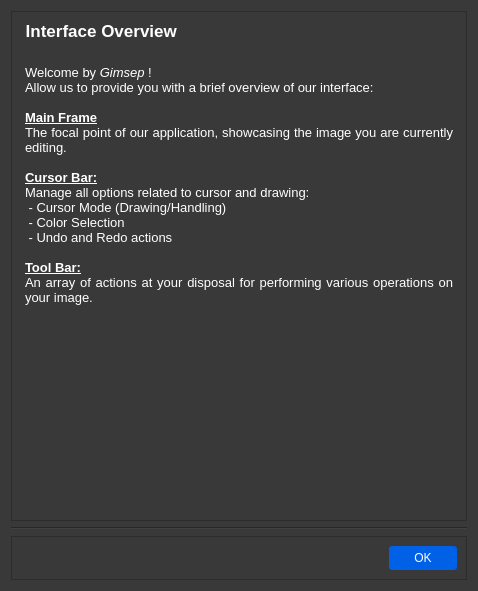
<?xml version="1.0" encoding="UTF-8"?>
<ui version="4.0">
 <class>HelpDialog</class>
 <widget class="QDialog" name="HelpDialog">
  <property name="geometry">
   <rect>
    <x>0</x>
    <y>0</y>
    <width>478</width>
    <height>591</height>
   </rect>
  </property>
  <property name="windowTitle">
   <string>Help Dialog</string>
  </property>
  <property name="windowIcon">
   <iconset resource="../../res.qrc">
    <normaloff>:/images/ressources/vgath-logo.png</normaloff>:/images/ressources/vgath-logo.png</iconset>
  </property>
  <property name="styleSheet">
   <string notr="true">background-color: rgb(57,57, 57);</string>
  </property>
  <layout class="QVBoxLayout" name="verticalLayout">
   <item>
    <widget class="QFrame" name="frame">
     <property name="frameShape">
      <enum>QFrame::StyledPanel</enum>
     </property>
     <property name="frameShadow">
      <enum>QFrame::Raised</enum>
     </property>
     <layout class="QVBoxLayout" name="verticalLayout_2">
      <item>
       <widget class="QLabel" name="label">
        <property name="styleSheet">
         <string notr="true">color: white;
font-size: 17px;
font-weight:bold;
</string>
        </property>
        <property name="text">
         <string> Interface Overview</string>
        </property>
       </widget>
      </item>
      <item>
       <widget class="QTextBrowser" name="textBrowser">
        <property name="styleSheet">
         <string notr="true">border: none;</string>
        </property>
        <property name="html">
         <string>&lt;!DOCTYPE HTML PUBLIC &quot;-//W3C//DTD HTML 4.0//EN&quot; &quot;http://www.w3.org/TR/REC-html40/strict.dtd&quot;&gt;
&lt;html&gt;&lt;head&gt;&lt;meta name=&quot;qrichtext&quot; content=&quot;1&quot; /&gt;&lt;meta charset=&quot;utf-8&quot; /&gt;&lt;style type=&quot;text/css&quot;&gt;
p, li { white-space: pre-wrap; }
hr { height: 1px; border-width: 0; }
li.unchecked::marker { content: &quot;\2610&quot;; }
li.checked::marker { content: &quot;\2612&quot;; }
&lt;/style&gt;&lt;/head&gt;&lt;body style=&quot; font-family:'Segoe UI'; font-size:9pt; font-weight:400; font-style:normal;&quot;&gt;
&lt;p align=&quot;justify&quot; style=&quot;-qt-paragraph-type:empty; margin-top:0px; margin-bottom:0px; margin-left:0px; margin-right:0px; -qt-block-indent:0; text-indent:0px;&quot;&gt;&lt;br /&gt;&lt;/p&gt;
&lt;p align=&quot;justify&quot; style=&quot; margin-top:0px; margin-bottom:0px; margin-left:0px; margin-right:0px; -qt-block-indent:0; text-indent:0px;&quot;&gt;&lt;span style=&quot; font-size:10pt; color:#ffffff;&quot;&gt;Welcome by &lt;/span&gt;&lt;span style=&quot; font-size:10pt; font-style:italic; color:#ffffff;&quot;&gt;Gimsep&lt;/span&gt;&lt;span style=&quot; font-size:10pt; color:#ffffff;&quot;&gt; !&lt;/span&gt;&lt;/p&gt;
&lt;p align=&quot;justify&quot; style=&quot; margin-top:0px; margin-bottom:0px; margin-left:0px; margin-right:0px; -qt-block-indent:0; text-indent:0px;&quot;&gt;&lt;span style=&quot; font-size:10pt; color:#ffffff;&quot;&gt;Allow us to provide you with a brief overview of our interface: &lt;/span&gt;&lt;/p&gt;
&lt;p align=&quot;justify&quot; style=&quot;-qt-paragraph-type:empty; margin-top:0px; margin-bottom:0px; margin-left:0px; margin-right:0px; -qt-block-indent:0; text-indent:0px; font-size:10pt; color:#ffffff;&quot;&gt;&lt;br /&gt;&lt;/p&gt;
&lt;p align=&quot;justify&quot; style=&quot; margin-top:0px; margin-bottom:0px; margin-left:0px; margin-right:0px; -qt-block-indent:0; text-indent:0px;&quot;&gt;&lt;span style=&quot; font-size:10pt; font-weight:700; text-decoration: underline; color:#ffffff;&quot;&gt;Main Frame&lt;/span&gt;&lt;/p&gt;
&lt;p align=&quot;justify&quot; style=&quot; margin-top:0px; margin-bottom:0px; margin-left:0px; margin-right:0px; -qt-block-indent:0; text-indent:0px;&quot;&gt;&lt;span style=&quot; font-size:10pt; color:#ffffff;&quot;&gt;The focal point of our application, showcasing the image you are currently editing.&lt;/span&gt;&lt;/p&gt;
&lt;p align=&quot;justify&quot; style=&quot;-qt-paragraph-type:empty; margin-top:0px; margin-bottom:0px; margin-left:0px; margin-right:0px; -qt-block-indent:0; text-indent:0px; font-size:10pt; color:#ffffff;&quot;&gt;&lt;br /&gt;&lt;/p&gt;
&lt;p align=&quot;justify&quot; style=&quot; margin-top:0px; margin-bottom:0px; margin-left:0px; margin-right:0px; -qt-block-indent:0; text-indent:0px;&quot;&gt;&lt;span style=&quot; font-size:10pt; font-weight:700; text-decoration: underline; color:#ffffff;&quot;&gt;Cursor Bar:&lt;/span&gt;&lt;/p&gt;
&lt;p align=&quot;justify&quot; style=&quot; margin-top:0px; margin-bottom:0px; margin-left:0px; margin-right:0px; -qt-block-indent:0; text-indent:0px;&quot;&gt;&lt;span style=&quot; font-size:10pt; color:#ffffff;&quot;&gt;Manage all options related to cursor and drawing:  &lt;/span&gt;&lt;/p&gt;
&lt;p align=&quot;justify&quot; style=&quot; margin-top:0px; margin-bottom:0px; margin-left:0px; margin-right:0px; -qt-block-indent:0; text-indent:0px;&quot;&gt;&lt;span style=&quot; font-size:10pt; color:#ffffff;&quot;&gt; - Cursor Mode (Drawing/Handling)&lt;/span&gt;&lt;/p&gt;
&lt;p align=&quot;justify&quot; style=&quot; margin-top:0px; margin-bottom:0px; margin-left:0px; margin-right:0px; -qt-block-indent:0; text-indent:0px;&quot;&gt;&lt;span style=&quot; font-size:10pt; color:#ffffff;&quot;&gt; - Color Selection&lt;/span&gt;&lt;/p&gt;
&lt;p align=&quot;justify&quot; style=&quot; margin-top:0px; margin-bottom:0px; margin-left:0px; margin-right:0px; -qt-block-indent:0; text-indent:0px;&quot;&gt;&lt;span style=&quot; font-size:10pt; color:#ffffff;&quot;&gt; - Undo and Redo actions&lt;/span&gt;&lt;/p&gt;
&lt;p align=&quot;justify&quot; style=&quot;-qt-paragraph-type:empty; margin-top:0px; margin-bottom:0px; margin-left:0px; margin-right:0px; -qt-block-indent:0; text-indent:0px; font-size:10pt; color:#ffffff;&quot;&gt;&lt;br /&gt;&lt;/p&gt;
&lt;p align=&quot;justify&quot; style=&quot; margin-top:0px; margin-bottom:0px; margin-left:0px; margin-right:0px; -qt-block-indent:0; text-indent:0px;&quot;&gt;&lt;span style=&quot; font-size:10pt; font-weight:700; text-decoration: underline; color:#ffffff;&quot;&gt;Tool Bar:&lt;/span&gt;&lt;/p&gt;
&lt;p align=&quot;justify&quot; style=&quot; margin-top:0px; margin-bottom:0px; margin-left:0px; margin-right:0px; -qt-block-indent:0; text-indent:0px;&quot;&gt;&lt;span style=&quot; font-size:10pt; color:#ffffff;&quot;&gt;An array of actions at your disposal for performing various operations on your image.&lt;/span&gt;&lt;/p&gt;
&lt;p align=&quot;justify&quot; style=&quot;-qt-paragraph-type:empty; margin-top:0px; margin-bottom:0px; margin-left:0px; margin-right:0px; -qt-block-indent:0; text-indent:0px; color:#ffffff;&quot;&gt;&lt;br /&gt;&lt;/p&gt;&lt;/body&gt;&lt;/html&gt;</string>
        </property>
       </widget>
      </item>
     </layout>
    </widget>
   </item>
   <item>
    <widget class="Line" name="line">
     <property name="orientation">
      <enum>Qt::Horizontal</enum>
     </property>
    </widget>
   </item>
   <item>
    <widget class="QFrame" name="frame_2">
     <property name="frameShape">
      <enum>QFrame::StyledPanel</enum>
     </property>
     <property name="frameShadow">
      <enum>QFrame::Raised</enum>
     </property>
     <layout class="QHBoxLayout" name="horizontalLayout">
      <item>
       <spacer name="horizontalSpacer">
        <property name="orientation">
         <enum>Qt::Horizontal</enum>
        </property>
        <property name="sizeHint" stdset="0">
         <size>
          <width>274</width>
          <height>20</height>
         </size>
        </property>
       </spacer>
      </item>
      <item>
       <widget class="QPushButton" name="pushButton">
        <property name="styleSheet">
         <string notr="true">background-color: rgb(0, 97, 230);
color: white;
border-radius: 3px;
border: none;
padding: 5px 25px;</string>
        </property>
        <property name="text">
         <string>OK</string>
        </property>
       </widget>
      </item>
     </layout>
    </widget>
   </item>
  </layout>
 </widget>
 <resources>
  <include location="../../res.qrc"/>
 </resources>
 <connections/>
</ui>
